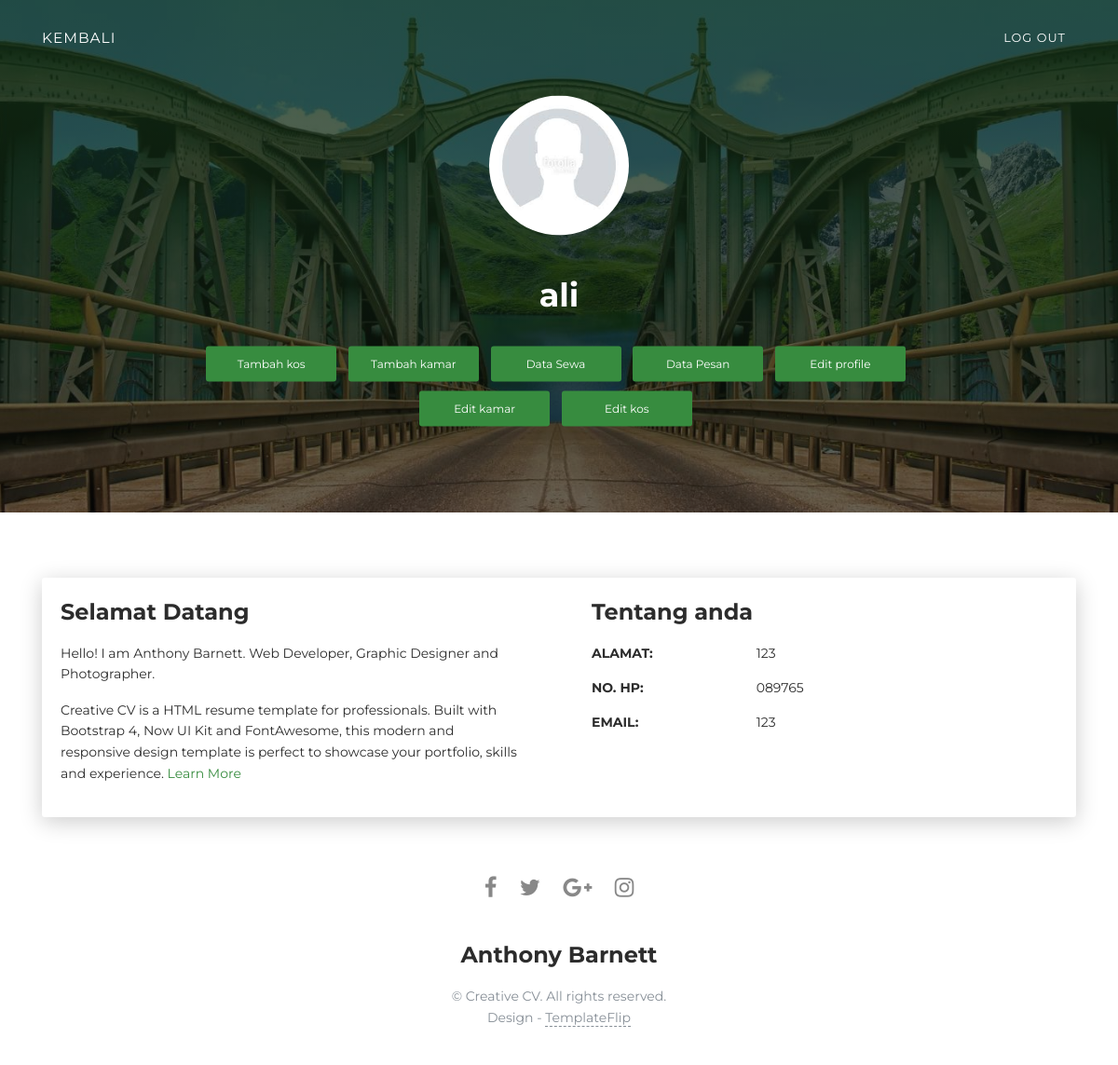
Screenshot of /profilpemilik.php (signed in) with the database file from the repository.
### tables this page shows
CREATE TABLE `tbpemilik` (
  `kdpemilik` varchar(5) NOT NULL,
  `nama` varchar(35) NOT NULL,
  `nohp` varchar(15) NOT NULL,
  `username` varchar(10) NOT NULL,
  `password` varchar(25) NOT NULL,
  `email` varchar(30) NOT NULL,
  `alamat` varchar(50) NOT NULL,
  `fotoprofil` varchar(191) NOT NULL
);

### profilpemilik.php (the view, shortened to what this page needs)
<?php
include 'koneksi.php';
$result1 = mysqli_query($koneksi, "SELECT * FROM tbpemilik WHERE username='" . $_SESSION['username'] . "'");
$row = mysqli_fetch_array($result1);
?>
<!DOCTYPE html>
<html lang="en-US">
<head>
  <link href="https://maxcdn.bootstrapcdn.com/font-awesome/latest/css/font-awesome.min.css" rel="stylesheet">
  <link href="css/aos.css" rel="stylesheet">
  <link href="css/bootstrap.min.css" rel="stylesheet">
  <link href="styles/main.css" rel="stylesheet">
</head>
<body id="top">
  <header>
    <div class="profile-page sidebar-collapse">
      <nav class="navbar navbar-expand-lg fixed-top navbar-transparent bg-primary" color-on-scroll="400">
        <div class="container">
          <div class="navbar-translate"><a class="navbar-brand" href="index1.php" rel="tooltip">kembali</a>
          </div>
          <div class="collapse navbar-collapse justify-content-end" id="navigation">
            <ul class="navbar-nav">
              <li class="nav-item"><a class="nav-link smooth-scroll" href="index1.php">log out</a></li>
            </ul>
          </div>
        </div>
      </nav>
    </div>
  </header>
  <div class="page-content">
    <div>
      <div class="profile-page">
        <div class="wrapper">
          <div class="page-header page-header-small" filter-color="green">
            <div class="page-header-image" data-parallax="true" style="background-image: url('images/cc-bg-1.jpg');"></div>
            <div class="container">
              <div class="content-center">
                <div class="cc-profile-image"><a href="#"><?php echo "<img src='img/" . $row['fotoprofil'] . "' />"; ?> </a></div>
                <div class="h2 title"><?php
                                      echo $row['nama'];
                                      ?>
                </div>
                <a class="btn btn-primary smooth-scroll mr-2" href="daftarpemilik2.php" data-aos="zoom-in" data-aos-anchor="data-aos-anchor">Tambah kos</a>
                <a class="btn btn-primary smooth-scroll mr-2" href="kamar.php" data-aos="zoom-in" data-aos-anchor="data-aos-anchor">Tambah kamar</a>
                <a class="btn btn-primary smooth-scroll mr-2" href="pemilik/datasewa.php" data-aos="zoom-in" data-aos-anchor="data-aos-anchor">Data Sewa</a>
                <a class="btn btn-primary smooth-scroll mr-2" href="pemilik/datapesan.php" data-aos="zoom-in" data-aos-anchor="data-aos-anchor">Data Pesan</a>
                <a class="btn btn-primary smooth-scroll mr-2" href="" data-aos="zoom-in" data-aos-anchor="data-aos-anchor">Edit profile</a>
                <a class="btn btn-primary smooth-scroll mr-2" href="kamar.php" data-aos="zoom-in" data-aos-anchor="data-aos-anchor">Edit kamar</a>
                <a class="btn btn-primary smooth-scroll mr-2" href="" data-aos="zoom-in" data-aos-anchor="data-aos-anchor">Edit kos</a>
              </div>
            </div>
          </div>
        </div>
      </div>
      <div class="section" id="about">
        <div class="container">
          <div class="card" data-aos="fade-up" data-aos-offset="10">
            <div class="row">
              <div class="col-lg-6 col-md-12">
                <div class="card-body">
                  <div class="h4 mt-0 title">Selamat Datang</div>
                  <p>Hello! I am Anthony Barnett. Web Developer, Graphic Designer and Photographer.</p>
                  <p>Creative CV is a HTML resume template for professionals. Built with Bootstrap 4, Now UI Kit and FontAwesome, this modern and responsive design template is perfect to showcase your portfolio, skills and experience. <a href="https://templateflip.com/templates/creative-cv/" target="_blank">Learn More</a></p>
                </div>
              </div>
              <div class="col-lg-6 col-md-12">
                <div class="card-body">
                  <div class="h4 mt-0 title">Tentang anda</div>
                  <div class="row mt-3">
                    <div class="col-sm-4"><strong class="text-uppercase">Alamat:</strong></div>
                    <div class="col-sm-8"> <?php echo $row['alamat']; ?> </div>
                  </div>
                  <div class="row mt-3">
                    <div class="col-sm-4"><strong class="text-uppercase">No. hp:</strong></div>
                    <div class="col-sm-8"> <?php echo $row['nohp']; ?> </div>
                  </div>
                  <div class="row mt-3">
                    <div class="col-sm-4"><strong class="text-uppercase">Email:</strong></div>
                    <div class="col-sm-8"> <?php echo $row['email']; ?> </div>
                  </div>
                </div>
              </div>
            </div>
          </div>
        </div>
      </div>
      <footer class="footer">
        <div class="container text-center"><a class="cc-facebook btn btn-link" href="#"><i class="fa fa-facebook fa-2x " aria-hidden="true"></i></a><a class="cc-twitter btn btn-link " href="#"><i class="fa fa-twitter fa-2x " aria-hidden="true"></i></a><a class="cc-google-plus btn btn-link" href="#"><i class="fa fa-google-plus fa-2x" aria-hidden="true"></i></a><a class="cc-instagram btn btn-link" href="#"><i class="fa fa-instagram fa-2x " aria-hidden="true"></i></a></div>
        <div class="h4 title text-center">Anthony Barnett</div>
        <div class="text-center text-muted">
          <p>&copy; Creative CV. All rights reserved.<br>Design - <a class="credit" href="https://templateflip.com" target="_blank">TemplateFlip</a></p>
        </div>
      </footer>
</body>
</html>

### rows the page displays
tbpemilik: fotoprofil (picture), nama "ali", alamat "123", nohp "089765", email "123"
